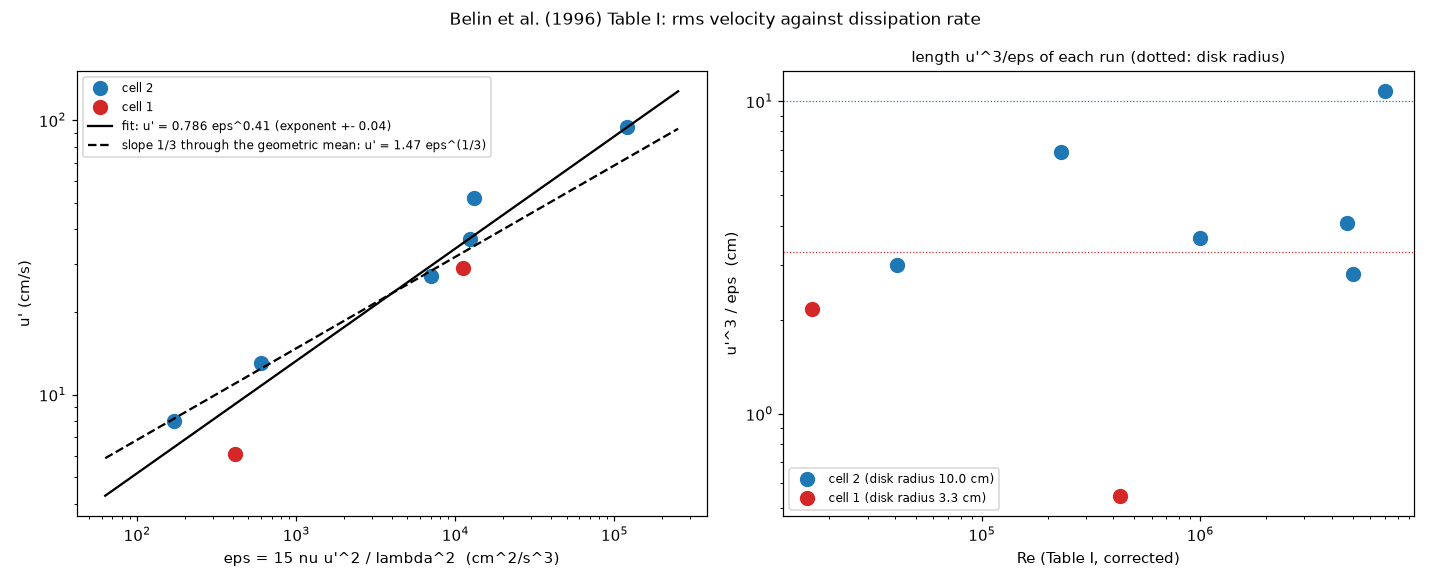

This figure's Python source:
"""belin_table1_rms_eps.py  v01  Belin et al. (1996) Table I (belin_table1.csv): the rms velocity u' against the dissipation rate eps = 15 nu u'^2 / lambda^2.
If eps = C u'^3 / L with a length L that does not change between runs, u' is proportional to eps^(1/3).  Left: u' against eps with the fitted power law and the slope 1/3 through the geometric mean.
Right: the length u'^3 / eps (C = 1) of each run against Re.
Usage: python belin_table1_rms_eps.py     writes belin_table1_rms_eps.png

Versions  M01 m01.v01 (2026-11-13): first version.
"""
import csv
import os

import matplotlib
matplotlib.use("Agg")
import matplotlib.pyplot as plt
import numpy as np

HERE = os.path.dirname(os.path.abspath(__file__))
DISK = {2: 10.0, 1: 3.3}


def main():
    with open(os.path.join(HERE, "belin_table1.csv"), newline="", encoding="utf-8") as f:
        rows = list(csv.DictReader(f))
    cell = np.array([int(r["cell"]) for r in rows])
    nu, up, Re, lam = (np.array([float(r[k]) for r in rows]) for k in ("nu_cm2_s", "u_prime_cm_s", "Re_used", "lambda_um"))
    eps = 15 * nu * up ** 2 / (lam * 1e-4) ** 2
    L = up ** 3 / eps
    fig, ax = plt.subplots(1, 2, figsize=(13, 5.3))
    for c, colour in ((2, "tab:blue"), (1, "tab:red")):
        sel = cell == c
        ax[0].loglog(eps[sel], up[sel], "o", ms=9, color=colour, label="cell %d" % c)
        ax[1].loglog(Re[sel], L[sel], "o", ms=9, color=colour, label="cell %d (disk radius %.1f cm)" % (c, DISK[c]))
        ax[1].axhline(DISK[c], color=colour, lw=0.8, ls=":")
    coef, cov = np.polyfit(np.log10(eps), np.log10(up), 1, cov=True)
    grid = np.logspace(1.8, 5.4, 50)
    ax[0].loglog(grid, 10 ** coef[1] * grid ** coef[0], "k-", label="fit: u' = %.3g eps^%.2f (exponent +- %.2f)" % (10 ** coef[1], coef[0], np.sqrt(cov[0, 0])))
    k = 10 ** np.mean(np.log10(up) - np.log10(eps) / 3)
    ax[0].loglog(grid, k * grid ** (1 / 3), "k--", label="slope 1/3 through the geometric mean: u' = %.3g eps^(1/3)" % k)
    ax[0].set_xlabel("eps = 15 nu u'^2 / lambda^2  (cm^2/s^3)")
    ax[0].set_ylabel("u' (cm/s)")
    ax[0].legend(fontsize=8)
    ax[1].set_xlabel("Re (Table I, corrected)")
    ax[1].set_ylabel("u'^3 / eps  (cm)")
    ax[1].legend(fontsize=8)
    ax[1].set_title("length u'^3/eps of each run (dotted: disk radius)", fontsize=10)
    fig.suptitle("Belin et al. (1996) Table I: rms velocity against dissipation rate", fontsize=11)
    fig.tight_layout()
    fig.savefig(os.path.join(HERE, "belin_table1_rms_eps.png"), dpi=110)
    print("u' = %.4g eps^%.3f (standard error of the exponent %.3f)" % (10 ** coef[1], coef[0], np.sqrt(cov[0, 0])))
    print("u'^3/eps (cm):", np.round(L, 2), " ratio to disk radius:", np.round(L / np.array([DISK[c] for c in cell]), 2))


if __name__ == "__main__":
    main()
